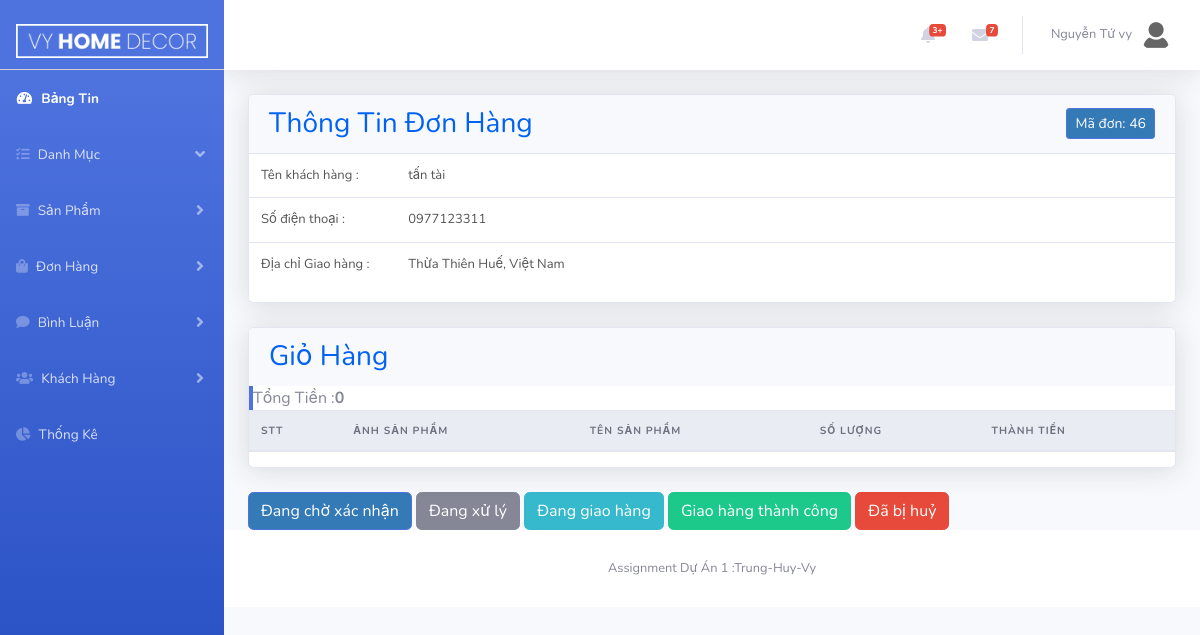
Page /Admin/index.php?act=bill&edit=46&custId=4 (signed in) on the earlier database version.
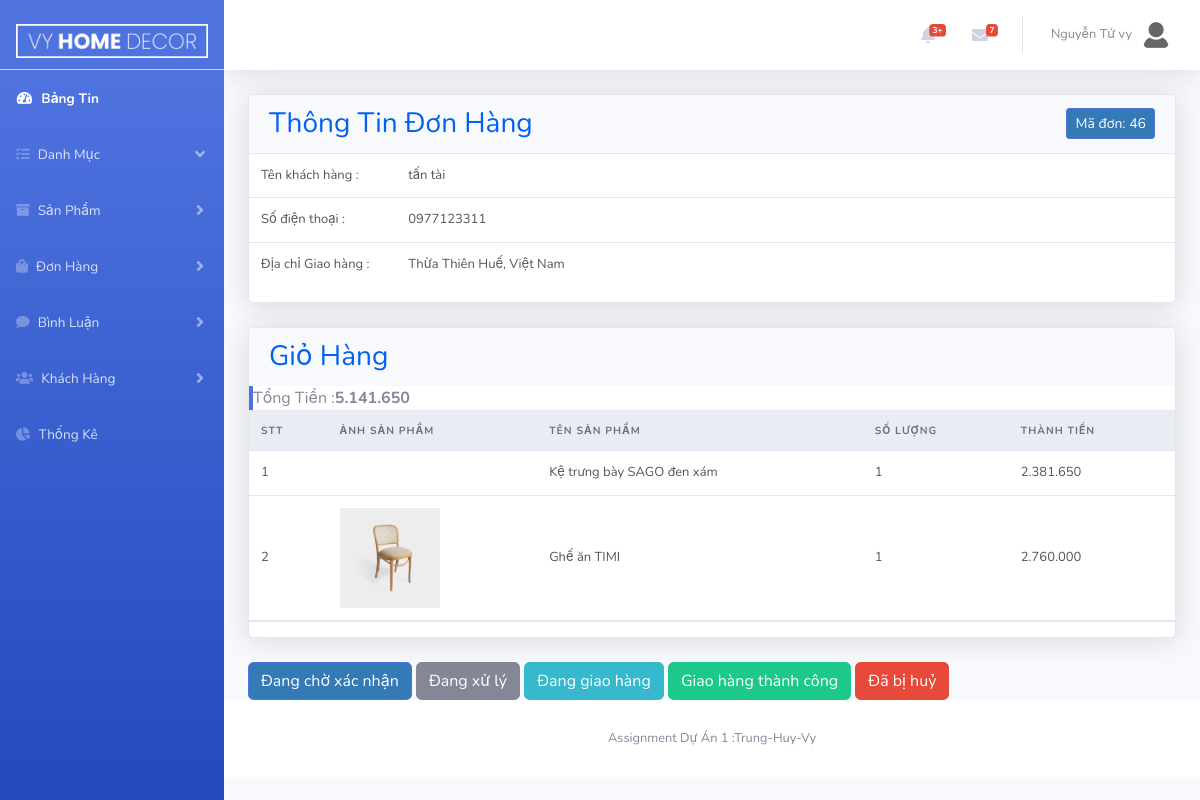
Same page on the later database version.
### tables this page shows
CREATE TABLE `tbl_bill_detail` (
  `billId` int(10) NOT NULL,
  `prodId` int(10) NOT NULL,
  `prodName` varchar(255) NOT NULL,
  `quantity` int(10) NOT NULL,
  `price` float NOT NULL,
  `image` text NOT NULL
);

CREATE TABLE `tbl_product` (
  `prodId` int(10) NOT NULL,
  `prodName` varchar(255) NOT NULL,
  `prodDesc` text NOT NULL,
  `quantity` int(10) NOT NULL,
  `price` float NOT NULL,
  `image` text NOT NULL,
  `imageSmall` text NOT NULL,
  `dateInput` date NOT NULL,
  `view` int(10) NOT NULL,
  `type` int(10) NOT NULL,
  `cateChildId` int(10) NOT NULL,
  `cateId` int(10) NOT NULL,
  `discount` float DEFAULT NULL
);

### model/pdo.php (called while the page is built, shortened)
<?php
function pdo_get_connection()
{   $servername="localhost";
    $username='root';
    $password='';
    try{
        $dburl="mysql:host=$servername;dbname=vyhomedecor; charset=utf8";
        $conn = new PDO($dburl,$username,$password);
        $conn->setAttribute(PDO::ATTR_ERRMODE,PDO::ERRMODE_EXCEPTION);
        return $conn;
        }
        catch(PDOException $e){
            return "lỗi kết nối :". $e->getMessage();
        }
}
function pdo_query($sql){
    $sql_args = array_slice(func_get_args(),1);
    try{
        $conn =pdo_get_connection();
        $stmt =$conn->prepare($sql);
        $stmt -> execute($sql_args);
        $row =$stmt->fetchAll();
        return $row;
    }catch(PDOException $e){
        throw $e;
    }
    finally{
        unset($conn);
    }
}
function pdo_query_one($sql){
    $sql_args = array_slice(func_get_args(),1);
    try{
        $conn =pdo_get_connection();
        $stmt =$conn->prepare($sql);
        $stmt -> execute($sql_args);
        $row =$stmt->fetch(PDO::FETCH_ASSOC);
        return $row;
    }catch(PDOException $e){
        throw $e;
    }
    finally{
        unset($conn);
    }
}
?>

### model/customer.php (called while the page is built, shortened)
<?php
include_once 'pdo.php';
function loadOne_customer($custId)
{
   $sql="SELECT * FROM tbl_customer where custId= $custId";
   $res =pdo_query_one($sql);
   return $res;
}
?>

### model/bill.php (called while the page is built, shortened)
<?php
function loadOne_bill($billId)
{
    $sql = "SELECT tbl_bill_detail.*,tbl_product.prodName,tbl_product.image FROM tbl_bill_detail,tbl_product where tbl_product.prodId=tbl_bill_detail.prodId and billId=$billId";
    return pdo_query($sql);
}
?>

### Admin/bill/edit.php (the view, shortened to what the changed rows need)
<div class="row">
    <div class="col-xl-12">
        <div class="card">
            <div class="card-header border-0">
                <div class="row align-items-center">
                    <div class="col">
                        <h3 class="mb-0">Thông Tin Đơn Hàng </h3>
                    </div>
                    <div class="col text-right">
                        <a href="#!" class="btn btn-sm btn-primary">Mã đơn: <?=$billId?></a>
                    </div>
                </div>
            </div>
            <div class="table-responsive">
                <table class="table align-items-center table-flush">
                    <tbody>
                        <tr>
                            <td width="150" scope="row">Tên khách hàng :</td>
                            <td width="800"><?=$loadOne_cust['custName']?></td>
                        </tr>
                        <tr>
                            <td>Số điện thoại :</td>
                            <td><?=$loadOne_cust['phone']?></td>
                        </tr>
                        <tr>
                            <td>Địa chỉ Giao hàng :</td>
                            <td><?=$loadOne_cust['address']?></td>
                        </tr>
                    </tbody>
                </table>
            </div>
        </div>
    </div>
</div>
<br>
<div class="row">
    <div class="col-xl-12">
        <div class="card">
            <div class="card-header border-0">
                <div class="row align-items-center">
                    <div class="col">
                        <h3 class="mb-0">Giỏ Hàng</h3>
                    </div>
                </div>
            </div>
            <div class="table-responsive">
                <form action="" method="post">
                    <table class="table align-items-center table-flush">
                        <thead class="thead-light">
                            <tr>
                                <th scope="col">STT</th>
                                <th scope="col">Ảnh Sản Phẩm</th>
                                <th scope="col">Tên Sản Phẩm</th>
                                <th scope="col">số Lượng</th>
                                <th scope="col">Thành Tiền</th>
                            </tr>
                        </thead>
                        <tbody>
                           <?php
                              $total = 0;
                              $STT = 1;
                              foreach ($loadOne_bill as $value) {
                                  extract($value);
                                  $total+= $price * $quantity;
                           ?>
                                <tr>
                                    <td><?=$STT++?></td>
                                    <td><img width="100" src="<?= BASE_URL ?>uploads/<?= $image ?>" alt=""></td>
                                    <td><?=$prodName?></td>
                                    <td><?=$quantity?></td>
                                    <td><?=number_format (($quantity * $price), 0, ',', '.')?></td>
                                </tr>
                            <?php
                              }
                            ?>
                        </tbody>
                        <tr> <div class="border-left-primary">Tổng Tiền :<b><?=number_format ($total, 0, ',', '.')?></b></div> </tr>
                    </table>
            </div>
        </div>
    </div>
</div>
<br>
<div class="dieu_khien">
    <form action="index.php?act=bill&update" method="post">
        <button class="btn btn-primary " onclick="return confirm('Xác nhận Đơn Hàng Đang chờ xác nhận ?')" type="submit" name="billStatus" value="0">Đang chờ xác nhận</button>
        <button class="btn btn-secondary " onclick="return confirm('Xác nhận Đơn Hàng Đang xử lý ?')" type="submit" name="billStatus" value="1">Đang xử lý</button>
        <button class="btn btn-info " onclick="return confirm('Xác nhận Đơn Hàng Đang giao hàng ?')" type="submit" name="billStatus" value="2">Đang giao hàng</button>
        <button class="btn btn-success " onclick="return confirm('Xác nhận Đơn Hàng Giao hàng thành công ?')" type="submit" name="billStatus" value="3">Giao hàng thành công</button>
        <button class="btn btn-danger " onclick="return confirm('Xác nhận Đơn Hàng Đã bị huỷ ?')" type="submit" name="billStatus" value="4">Đã bị huỷ</button>
    </form>
</div>

Differences in the rows shown:
added tbl_bill_detail: prodId.prodName "Kệ trưng bày SAGO đen xám", quantity "1", $quantity * $price "2.381.650"
added tbl_bill_detail: prodId.image (picture), prodId.prodName "Ghế ăn TIMI", quantity "1", $quantity * $price "2.760.000"
Other differences:
$total: "0" → "5.141.650"
